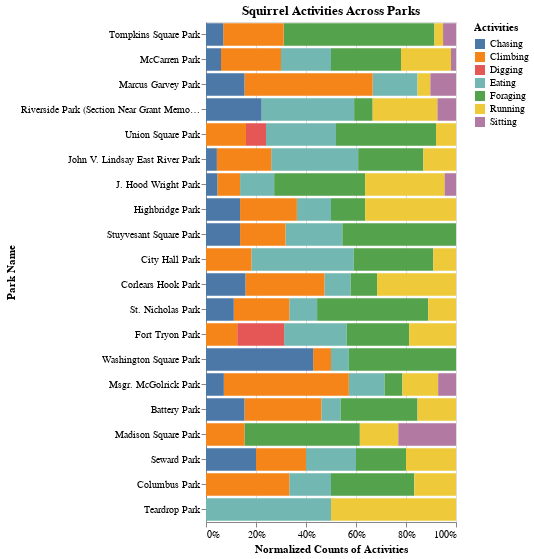

Notebook code for this chart:
### Code cell
# Amy's 
alt.Chart(task_3_data).mark_bar().encode(
    y=alt.Y("Park_Name", sort = "-x", title = "Park Name"),
    x=alt.X("count()",stack = "normalize", title = "Normalized Counts of Activities"),
    color=alt.Color("Activities", title = "Activities"),
    tooltip = ["Park_Name", "Area_Name", "count()"],
).properties(
      width = 250,
      height = 500,
      title = "Squirrel Activities Across Parks"
)

### Figure 1 — Vega-Lite specification as saved in the notebook (floating-point values rounded to 4 significant figures; data arrays with more than 128 entries replaced by an {"elided": "..."} marker saying what was removed)
{"$schema": "https://vega.github.io/schema/vega-lite/v4.17.0.json", "config": {"view": {"continuousHeight": 300, "continuousWidth": 400}}, "data": {"name": "data-55e2071390f4efa808e7b063371116db"}, "datasets": {"data-55e2071390f4efa808e7b063371116db": {"elided": "435 records"}}, "encoding": {"color": {"field": "Activities", "title": "Activities", "type": "nominal"}, "tooltip": [{"field": "Park_Name", "type": "nominal"}, {"field": "Area_Name", "type": "nominal"}, {"aggregate": "count", "type": "quantitative"}], "x": {"aggregate": "count", "stack": "normalize", "title": "Normalized Counts of Activities", "type": "quantitative"}, "y": {"field": "Park_Name", "sort": "-x", "title": "Park Name", "type": "nominal"}}, "height": 500, "mark": "bar", "title": "Squirrel Activities Across Parks", "width": 250}
